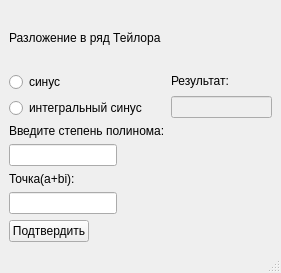
<?xml version="1.0" encoding="UTF-8"?>
<ui version="4.0">
 <class>MainWindow</class>
 <widget class="QMainWindow" name="MainWindow">
  <property name="geometry">
   <rect>
    <x>0</x>
    <y>0</y>
    <width>281</width>
    <height>273</height>
   </rect>
  </property>
  <property name="windowTitle">
   <string>MainWindow</string>
  </property>
  <widget class="QWidget" name="centralwidget">
   <layout class="QVBoxLayout" name="verticalLayout_4">
    <item>
     <layout class="QVBoxLayout" name="verticalLayout_2">
      <item>
       <widget class="QLabel" name="label_2">
        <property name="text">
         <string>Разложение в ряд Тейлора</string>
        </property>
       </widget>
      </item>
      <item>
       <layout class="QFormLayout" name="formLayout">
        <item row="0" column="0">
         <layout class="QVBoxLayout" name="verticalLayout">
          <item>
           <widget class="QRadioButton" name="sin_">
            <property name="text">
             <string>синус</string>
            </property>
           </widget>
          </item>
          <item>
           <widget class="QRadioButton" name="si_">
            <property name="text">
             <string>интегральный синус</string>
            </property>
           </widget>
          </item>
         </layout>
        </item>
        <item row="0" column="1">
         <layout class="QVBoxLayout" name="verticalLayout_3">
          <item>
           <widget class="QLabel" name="label_4">
            <property name="text">
             <string>Результат:</string>
            </property>
           </widget>
          </item>
          <item>
           <widget class="QLineEdit" name="result_">
            <property name="enabled">
             <bool>false</bool>
            </property>
           </widget>
          </item>
         </layout>
        </item>
        <item row="1" column="0">
         <widget class="QLabel" name="label">
          <property name="text">
           <string>Введите степень полинома:</string>
          </property>
         </widget>
        </item>
        <item row="2" column="0">
         <widget class="QLineEdit" name="degree_"/>
        </item>
        <item row="3" column="0">
         <widget class="QLabel" name="label_3">
          <property name="text">
           <string>Точка(a+bi):</string>
          </property>
         </widget>
        </item>
        <item row="4" column="0">
         <widget class="QLineEdit" name="point_">
          <property name="enabled">
           <bool>true</bool>
          </property>
          <property name="sizePolicy">
           <sizepolicy hsizetype="Fixed" vsizetype="Fixed">
            <horstretch>0</horstretch>
            <verstretch>0</verstretch>
           </sizepolicy>
          </property>
          <property name="baseSize">
           <size>
            <width>0</width>
            <height>0</height>
           </size>
          </property>
          <property name="inputMethodHints">
           <set>Qt::ImhNone</set>
          </property>
          <property name="inputMask">
           <string/>
          </property>
          <property name="maxLength">
           <number>32760</number>
          </property>
          <property name="frame">
           <bool>true</bool>
          </property>
          <property name="echoMode">
           <enum>QLineEdit::Normal</enum>
          </property>
          <property name="alignment">
           <set>Qt::AlignLeading|Qt::AlignLeft|Qt::AlignVCenter</set>
          </property>
         </widget>
        </item>
        <item row="5" column="0">
         <widget class="QPushButton" name="pushButton">
          <property name="sizePolicy">
           <sizepolicy hsizetype="Maximum" vsizetype="Maximum">
            <horstretch>0</horstretch>
            <verstretch>0</verstretch>
           </sizepolicy>
          </property>
          <property name="maximumSize">
           <size>
            <width>80</width>
            <height>16777215</height>
           </size>
          </property>
          <property name="sizeIncrement">
           <size>
            <width>0</width>
            <height>0</height>
           </size>
          </property>
          <property name="text">
           <string>Подтвердить</string>
          </property>
         </widget>
        </item>
       </layout>
      </item>
     </layout>
    </item>
   </layout>
  </widget>
  <widget class="QMenuBar" name="menubar">
   <property name="geometry">
    <rect>
     <x>0</x>
     <y>0</y>
     <width>281</width>
     <height>21</height>
    </rect>
   </property>
  </widget>
  <widget class="QStatusBar" name="statusbar"/>
 </widget>
 <resources/>
 <connections/>
</ui>
